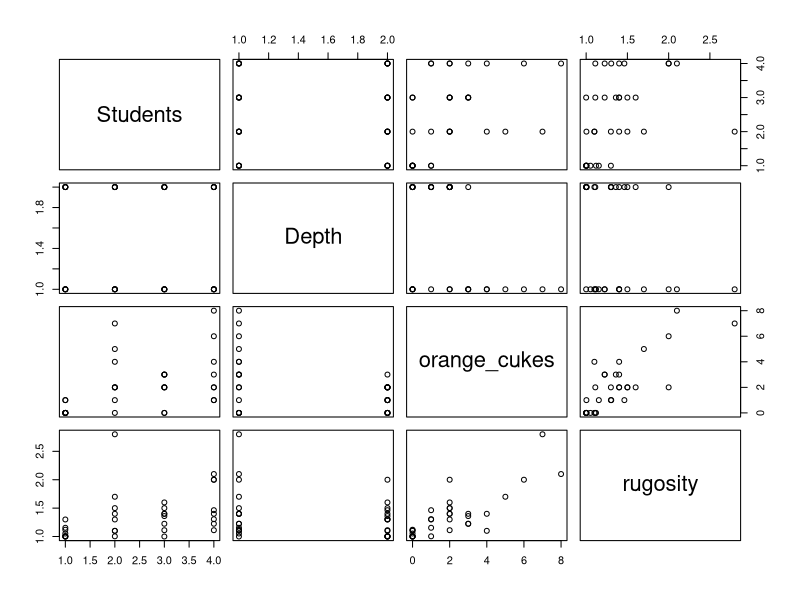
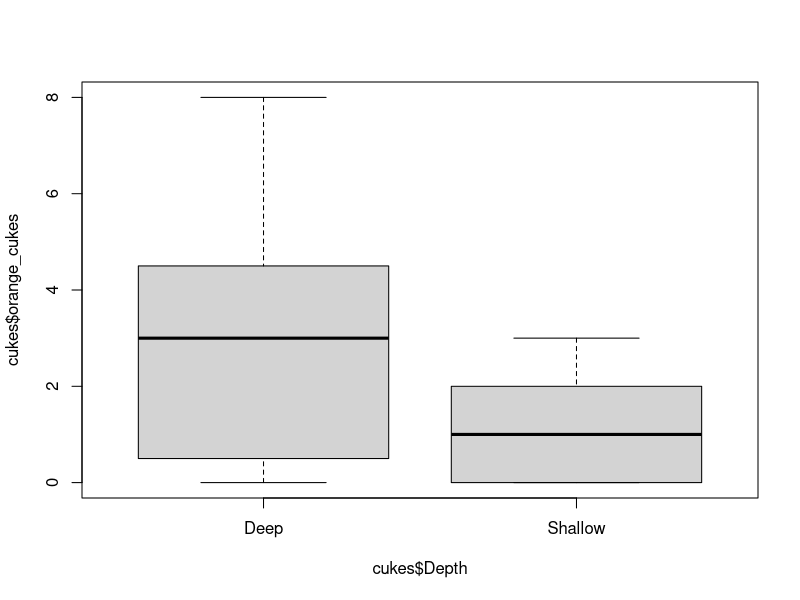
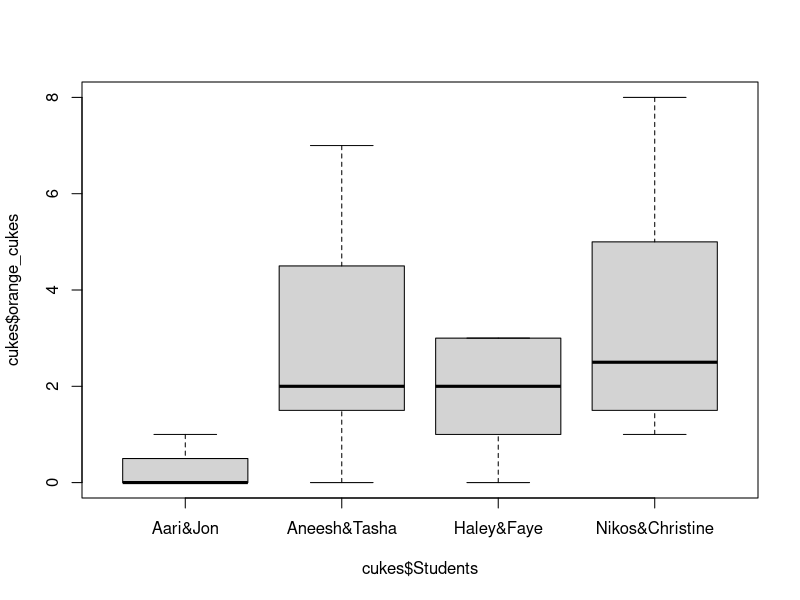
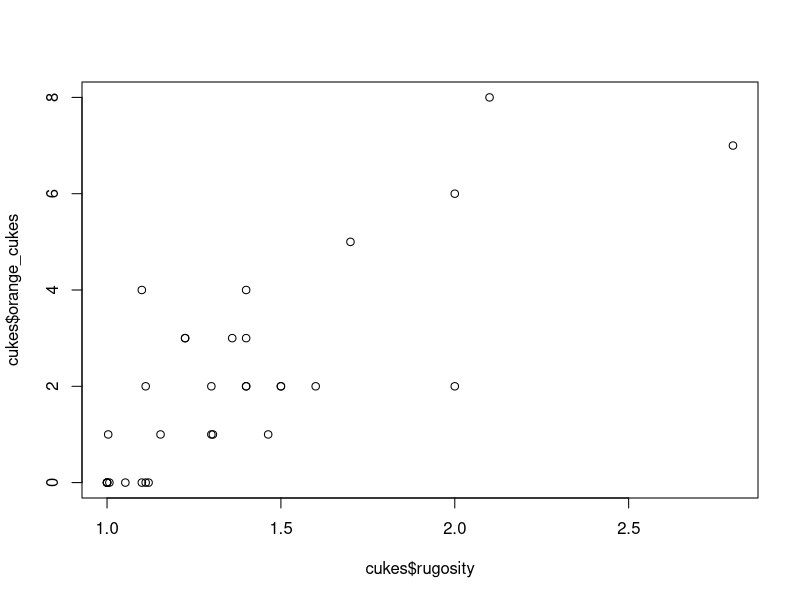
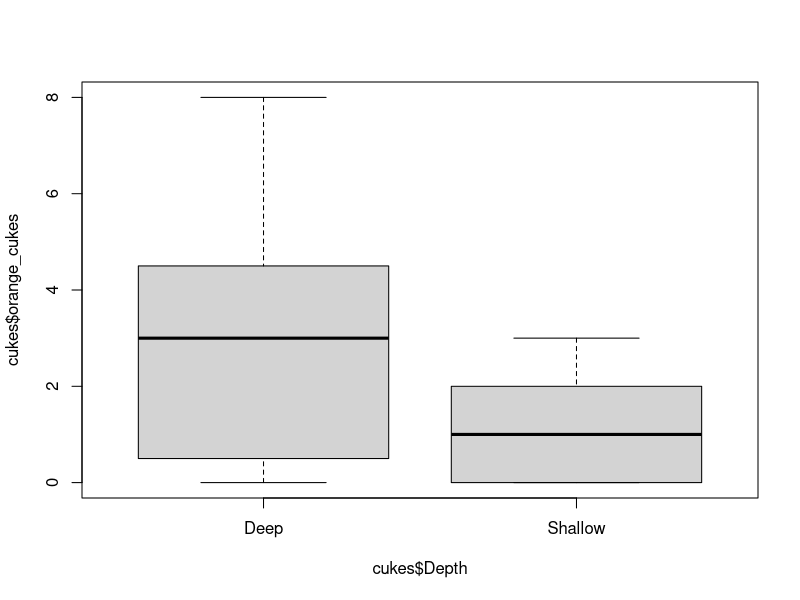
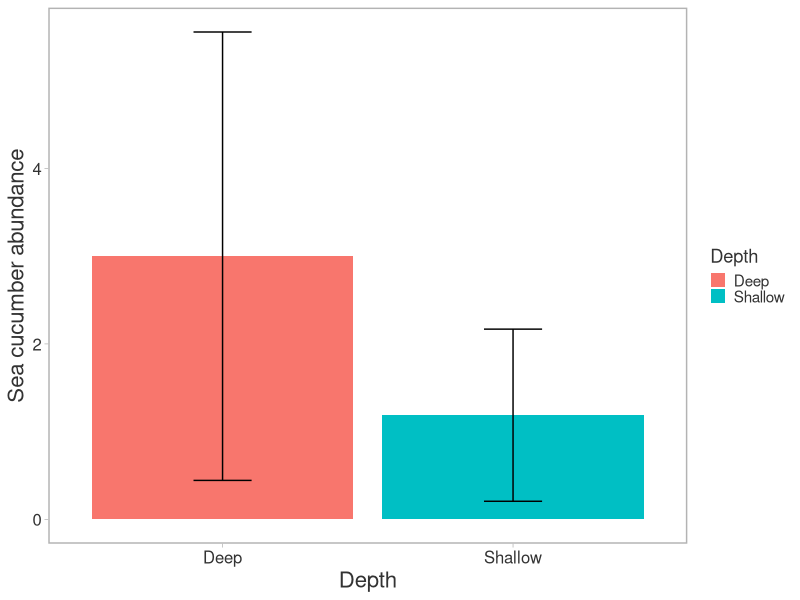
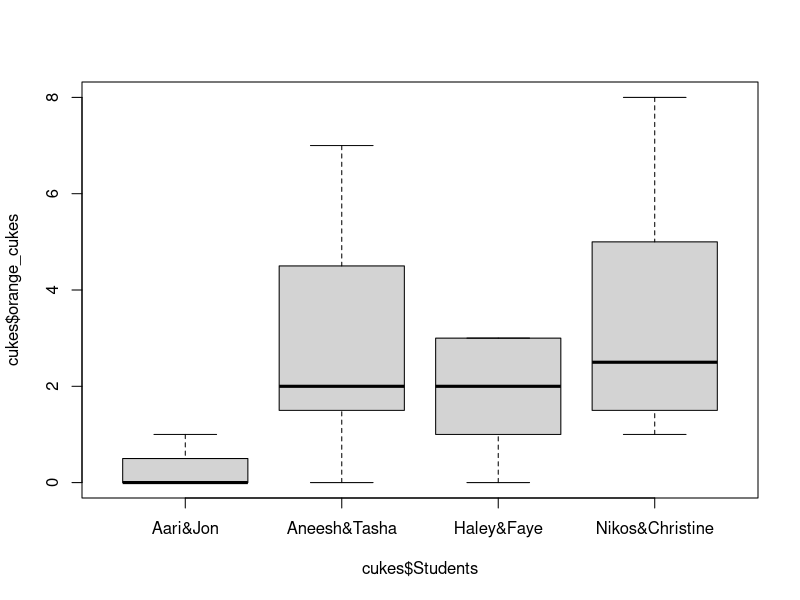
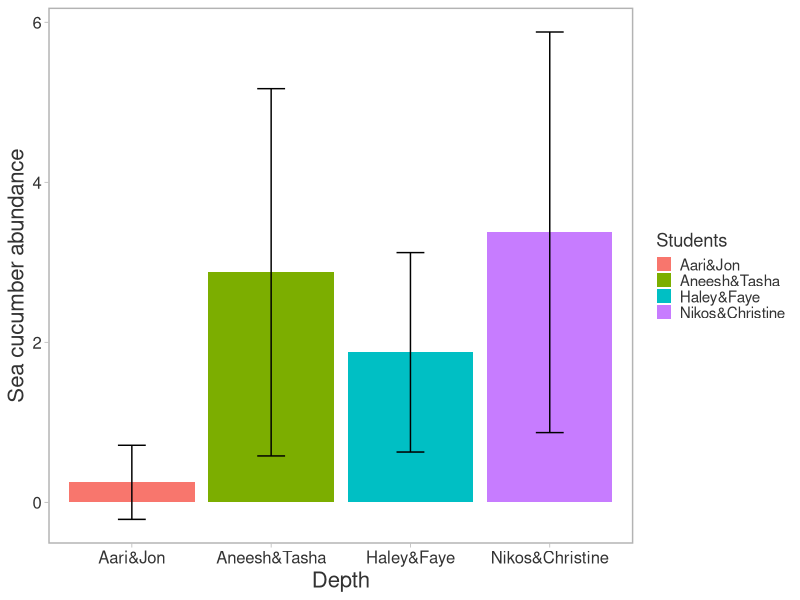

Here is the R script that generated these plots, in order:
## ---- chunk 1
#Set up your workspace
rm(list=ls()) #remove debris from 'Environment'

# Set your working directory 
# (manually use these)
#getwd()
#setwd(dir = "/Users/Dudisimo/Documents/PhD/TAing/Rworkshop_MBE2017") #diferent for each machine
# or by cliking 'Session' -> 'Set working directory'

# Install (if required) and load packages needed
#install.packages("ggplot2")
#install.packages("doBy")

# If installed or after installing them, load them in each R session (when using them)
library("doBy")
library(ggplot2)

#A custom theme for ggplot
#This only creates a set of instructions that R will feed to ggplot latter on
theme_gg <- function(base_size = 11, base_family = "") {
  theme_light() +
    theme(
      panel.grid.major = element_blank(),
      panel.grid.minor = element_blank(),
      strip.background = element_rect(fill = NA, colour = NA),
      strip.text.x = element_text(colour = "grey10"),
      axis.text = element_text(colour = "grey20",size=12),
      axis.title = element_text(colour = "grey20",size=16),
      legend.title = element_text(colour = "grey20", size = rel(1.2)),
      panel.border = element_rect(fill = NA, colour = "grey70", size = 1),
      legend.key.size = unit(0.8, "lines"),
      legend.text = element_text(size = rel(1), colour = "grey20"),
      legend.key = element_rect(colour = NA)
    )
}
## ---- chunk 2
# Read in data####
cukes <- read.csv("data/orange.cukes.csv",  stringsAsFactors = T, header=T) #factor, character with a certain number of categories
str(cukes) #Always a good idea to explore first your data to check for tidyness
summary(cukes) #Basic summary stats on data

#Visualize data####
#Remember that plots take data in the form "independent variable (x), dependent variable (y)"
#Visualize all your data in a quick line
plot(cukes)

#Visualize categorical variables
#These plots show continuous vs. categorical data as a box and whisker plot, where the middle line is the median and the whiskers represent the 25th and 75th lower and upper quartiles
plot(cukes$orange_cukes ~ cukes$Depth)
plot(cukes$orange_cukes ~ cukes$Students)

#The basic x ~ y plot for continuous variables
plot(cukes$rugosity, cukes$orange_cukes) 

## ---- chunk 3

#Testing differences between two groups of data (cateorical variable)
#How could we determine if abundance at the two depths is different? using a T-test!
#A t-test tests whether the true difference in means is equal to 0
plot(cukes$orange_cukes ~ cukes$Depth)
t.test(cukes$orange_cukes ~ cukes$Depth) 
#Shows that these groups are significantly different at Alpha = 0.05!
#T-test output shows variables tested, t value, degrees of freedom, p-value, 
#means of groups, alternative hyp

#Visualization of categorical data (2 levels) with ggplot####
#First, it is necessary to summarize the data. 
#We will use summaryBy() to estimate mean and some error around it, in this case SD
cukes_se <- summaryBy(orange_cukes ~ Depth, cukes, FUN=c(mean,sd,var))
#View(cukes_se)

# Error bars represent standard deviation
ggplot(data=cukes_se, aes(x=Depth, y=orange_cukes.mean, fill=Depth)) + 
  geom_bar(position=position_dodge(), stat="identity") +
  geom_errorbar(aes(ymin=orange_cukes.mean-orange_cukes.sd, ymax=orange_cukes.mean+orange_cukes.sd),
                width=.2,                    # Width of the error bars
                position=position_dodge(.9)) +
  labs(y="Sea cucumber abundance") +
  labs(x="Depth") +
  theme_gg()

## ---- chunk 4

#What if we want to look at more than two groups?
#Maybe the students collecting the data influenced the results by using different methodology. 
plot(cukes$orange_cukes ~ cukes$Students)

# Data shows like there are some differences for group 1,2? 
# Why? Maybe they were just in the wrong habitat for sea cucumbers? 
# We can test if more than 2 groups have different means using an ANOVA.

#For the basic ANOVA function in R we need a balanced number of trials for each group for ANOVA,
summary(cukes)
#so when you are doing this on your own data make sure that all groups have the same number of measurements
# For our cukes all groups did the same number of quadrats at shallow and deep so sampling is "balanced"
cuke_anova <- aov(cukes$orange_cukes ~ cukes$Students)
summary(cuke_anova)
#Shows there are some significant differences between groups at Alpha = 0.05!
#ANOVA output shows categorical variable tested, degrees of freedom, Sum of Squares, 
#F value, p-value, significance codes

#Once we found differences between groups, we need to know where are those differences
#We use Tukey's posthoc test for that
cuke_posthoc <- TukeyHSD(x=cuke_anova, 'cukes$Students', conf.level=0.95)
cuke_posthoc
#Output gives the differences between groups (means) and their p-values

#Visualization of categorical data (4 levels) with ggplot####
#Let's visualize this nicely
#Again, first, we summarize the data to estimate mean and some error
cukes_sd2 <- summaryBy(orange_cukes ~ Students, cukes, FUN=c(mean,sd,var))

# Error bars represent standard deviation
ggplot(cukes_sd2, aes(x=Students, y=orange_cukes.mean, fill=Students)) + 
  geom_bar(position=position_dodge(), stat="identity") +
  geom_errorbar(aes(ymin=orange_cukes.mean-orange_cukes.sd, ymax=orange_cukes.mean+orange_cukes.sd),
                width=.2,                    # Width of the error bars
                position=position_dodge(.9)) +
  labs(y="Sea cucumber abundance") +
  labs(x="Depth") +
  theme_gg()

## ---- chunk 5
#We can check our basic plot between continuous variables
plot(cukes$rugosity, cukes$orange_cukes) 

cukemodel <- lm(orange_cukes ~ rugosity, data=cukes) 
#After model creation we need to make sure some assumptions are met to validate our model
#We look for homocedasticity and normality in residuals 
par(mfrow = c(2,2)) #this tells R to set up a 2x2 grid of 4 plots
plot(cukemodel) #create the diagnostic plots
par(mfrow = c(1,1)) #turn off the 4x4 grid setup or all your future plots will go onto a grid
#the plots look ok, so now let's look at our model summary!
summary(cukemodel) 
#With the lm output you get the estimate for the intercept (a), the slope (b), 
#the standard error for each estimate, and the p-values for those estimates 
#(remember <0.05 is a 'significant' value).
#The R-squared values tells you what proportion of the variation in the data
#is explained by the independent variable(s) (here rugosity)

#Visualization of continous variables with ggplot####
#We can dress up our plot a bit by adding labels color and the model fit
#We do not need to summarize the data in this case but need to predict values based on model for model fit
cukes$predicted1=predict(cukemodel)
#Plot of pretty plot
ggplot(data=cukes, aes(x=rugosity, y=orange_cukes, color=Depth)) + 
  geom_point() +
# stat_smooth(method = "lm", col = "blue", se = F) +
  geom_line(aes(x = rugosity, y = predicted1)) +
  labs(y="Sea cucumber abundance") +
  labs(x="Rugosity") +
  theme_gg()

## ---- chunk 6
#We can check our basic plot between continuous variables
plot(cukes$rugosity, cukes$orange_cukes) 
#And between our depth categories
plot(cukes$orange_cukes ~ cukes$Depth)

cukemodel2 <- lm(orange_cukes ~ Depth + rugosity, data=cukes)
par(mfrow = c(2,2)) #this tells R to set up a 2x2 grid of 4 plots
plot(cukemodel2) #create the diagnostic plots
#we look for homocedasticity and normality in residual 
par(mfrow = c(1,1)) #turn off the 4x4 grid setup or all your future plots will go onto a grid
#the plots look ok, so now let's look at our model summary!
summary(cukemodel2) 
#With the lm output you get the estimate for the intercept (a), the slope (b), 
#the standard error for each estimate, and the p-values for those estimates 
#(remember <0.05 is a 'significant' value).
#The R-squared values tells you what proportion of the variation in the data
#is explained by the independent variable(s) (here rugosity)

#Visualization of continous variables with ggplot####
#We can dress up our plot a bit by adding labels color and the model fit
#We do not need to summarize the data in this case but need to predict values based on model for model fit
cukes$predicted2=predict(cukemodel2)
#Plot of pretty plot
ggplot(data=cukes, aes(x=rugosity, y=orange_cukes, color=Depth)) + 
  geom_point() +
  facet_wrap("Depth") +
  geom_line(aes(x = rugosity, y = predicted2)) +
  labs(y="Sea cucumber abundance") +
  labs(x="Rugosity") +
  theme_gg()

